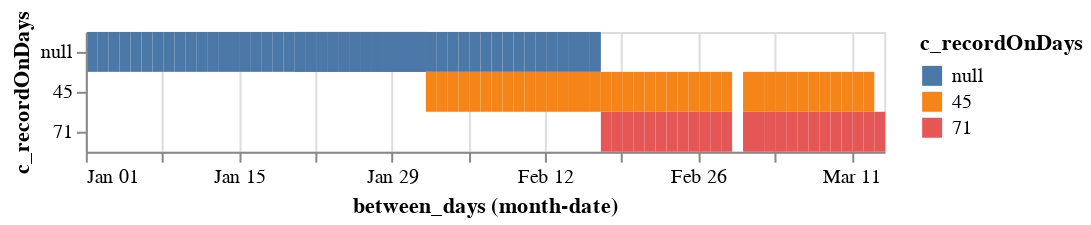

Notebook code for this chart:
### Code cell
# try plotting small overlap subset
alt.Chart(shmall_overlap).mark_rect().encode(
    y = alt.Y('c_recordOnDays:N'),
    x = alt.X('monthdate(between_days):T'),
    color = 'c_recordOnDays:N')

### Figure 1 — Vega-Lite specification as saved in the notebook (floating-point values rounded to 4 significant figures)
{"config": {"view": {"continuousWidth": 400, "continuousHeight": 300}}, "data": {"name": "data-bda0d61d3a4b7a7cfef2ae02ffb9d69b"}, "mark": "rect", "encoding": {"color": {"type": "nominal", "field": "c_recordOnDays"}, "x": {"type": "temporal", "field": "between_days", "timeUnit": "monthdate"}, "y": {"type": "nominal", "field": "c_recordOnDays"}}, "$schema": "https://vega.github.io/schema/vega-lite/v4.8.1.json", "datasets": {"data-bda0d61d3a4b7a7cfef2ae02ffb9d69b": [{"between_days": "2011-01-01T00:00:00", "c_recordOnDays": null}, {"between_days": "2011-01-02T00:00:00", "c_recordOnDays": null}, {"between_days": "2011-01-03T00:00:00", "c_recordOnDays": null}, {"between_days": "2011-01-04T00:00:00", "c_recordOnDays": null}, {"between_days": "2011-01-05T00:00:00", "c_recordOnDays": null}, {"between_days": "2011-01-06T00:00:00", "c_recordOnDays": null}, {"between_days": "2011-01-07T00:00:00", "c_recordOnDays": null}, {"between_days": "2011-01-08T00:00:00", "c_recordOnDays": null}, {"between_days": "2011-01-09T00:00:00", "c_recordOnDays": null}, {"between_days": "2011-01-10T00:00:00", "c_recordOnDays": null}, {"between_days": "2011-01-11T00:00:00", "c_recordOnDays": null}, {"between_days": "2011-01-12T00:00:00", "c_recordOnDays": null}, {"between_days": "2011-01-13T00:00:00", "c_recordOnDays": null}, {"between_days": "2011-01-14T00:00:00", "c_recordOnDays": null}, {"between_days": "2011-01-15T00:00:00", "c_recordOnDays": null}, {"between_days": "2011-01-16T00:00:00", "c_recordOnDays": null}, {"between_days": "2011-01-17T00:00:00", "c_recordOnDays": null}, {"between_days": "2011-01-18T00:00:00", "c_recordOnDays": null}, {"between_days": "2011-01-19T00:00:00", "c_recordOnDays": null}, {"between_days": "2011-01-20T00:00:00", "c_recordOnDays": null}, {"between_days": "2011-01-20T00:00:00", "c_recordOnDays": null}, {"between_days": "2011-01-21T00:00:00", "c_recordOnDays": null}, {"between_days": "2011-01-21T00:00:00", "c_recordOnDays": null}, {"between_days": "2011-01-22T00:00:00", "c_recordOnDays": null}, {"between_days": "2011-01-22T00:00:00", "c_recordOnDays": null}, {"between_days": "2011-01-23T00:00:00", "c_recordOnDays": null}, {"between_days": "2011-01-23T00:00:00", "c_recordOnDays": null}, {"between_days": "2011-01-24T00:00:00", "c_recordOnDays": null}, {"between_days": "2011-01-24T00:00:00", "c_recordOnDays": null}, {"between_days": "2011-01-25T00:00:00", "c_recordOnDays": null}, {"between_days": "2011-01-25T00:00:00", "c_recordOnDays": null}, {"between_days": "2011-01-26T00:00:00", "c_recordOnDays": null}, {"between_days": "2011-01-26T00:00:00", "c_recordOnDays": null}, {"between_days": "2011-01-27T00:00:00", "c_recordOnDays": null}, {"between_days": "2011-01-27T00:00:00", "c_recordOnDays": null}, {"between_days": "2011-01-28T00:00:00", "c_recordOnDays": null}, {"between_days": "2011-01-28T00:00:00", "c_recordOnDays": null}, {"between_days": "2011-01-29T00:00:00", "c_recordOnDays": null}, {"between_days": "2011-01-29T00:00:00", "c_recordOnDays": null}, {"between_days": "2011-01-30T00:00:00", "c_recordOnDays": null}, {"between_days": "2011-01-30T00:00:00", "c_recordOnDays": null}, {"between_days": "2011-01-31T00:00:00", "c_recordOnDays": null}, {"between_days": "2011-01-31T00:00:00", "c_recordOnDays": null}, {"between_days": "2011-02-01T00:00:00", "c_recordOnDays": null}, {"between_days": "2011-02-01T00:00:00", "c_recordOnDays": 45.0}, {"between_days": "2011-02-02T00:00:00", "c_recordOnDays": null}, {"between_days": "2011-02-02T00:00:00", "c_recordOnDays": 45.0}, {"between_days": "2011-02-03T00:00:00", "c_recordOnDays": null}, {"between_days": "2011-02-03T00:00:00", "c_recordOnDays": 45.0}, {"between_days": "2011-02-04T00:00:00", "c_recordOnDays": null}, {"between_days": "2011-02-04T00:00:00", "c_recordOnDays": 45.0}, {"between_days": "2011-02-05T00:00:00", "c_recordOnDays": null}, {"between_days": "2011-02-05T00:00:00", "c_recordOnDays": 45.0}, {"between_days": "2011-02-06T00:00:00", "c_recordOnDays": null}, {"between_days": "2011-02-06T00:00:00", "c_recordOnDays": 45.0}, {"between_days": "2011-02-07T00:00:00", "c_recordOnDays": null}, {"between_days": "2011-02-07T00:00:00", "c_recordOnDays": 45.0}, {"between_days": "2011-02-08T00:00:00", "c_recordOnDays": null}, {"between_days": "2011-02-08T00:00:00", "c_recordOnDays": 45.0}, {"between_days": "2011-02-09T00:00:00", "c_recordOnDays": null}, {"between_days": "2011-02-09T00:00:00", "c_recordOnDays": 45.0}, {"between_days": "2011-02-10T00:00:00", "c_recordOnDays": null}, {"between_days": "2011-02-10T00:00:00", "c_recordOnDays": 45.0}, {"between_days": "2011-02-11T00:00:00", "c_recordOnDays": null}, {"between_days": "2011-02-11T00:00:00", "c_recordOnDays": 45.0}, {"between_days": "2011-02-12T00:00:00", "c_recordOnDays": null}, {"between_days": "2011-02-12T00:00:00", "c_recordOnDays": 45.0}, {"between_days": "2011-02-13T00:00:00", "c_recordOnDays": null}, {"between_days": "2011-02-13T00:00:00", "c_recordOnDays": 45.0}, {"between_days": "2011-02-14T00:00:00", "c_recordOnDays": null}, {"between_days": "2011-02-14T00:00:00", "c_recordOnDays": 45.0}, {"between_days": "2011-02-15T00:00:00", "c_recordOnDays": null}, {"between_days": "2011-02-15T00:00:00", "c_recordOnDays": 45.0}, {"between_days": "2011-02-16T00:00:00", "c_recordOnDays": null}, {"between_days": "2011-02-16T00:00:00", "c_recordOnDays": 45.0}, {"between_days": "2011-02-17T00:00:00", "c_recordOnDays": 71.0}, {"between_days": "2011-02-17T00:00:00", "c_recordOnDays": 45.0}, {"between_days": "2011-02-18T00:00:00", "c_recordOnDays": 71.0}, {"between_days": "2011-02-18T00:00:00", "c_recordOnDays": 45.0}, {"between_days": "2011-02-19T00:00:00", "c_recordOnDays": 71.0}, {"between_days": "2011-02-19T00:00:00", "c_recordOnDays": 45.0}, {"between_days": "2011-02-20T00:00:00", "c_recordOnDays": 71.0}, {"between_days": "2011-02-20T00:00:00", "c_recordOnDays": 45.0}, {"between_days": "2011-02-21T00:00:00", "c_recordOnDays": 71.0}, {"between_days": "2011-02-21T00:00:00", "c_recordOnDays": 45.0}, {"between_days": "2011-02-22T00:00:00", "c_recordOnDays": 71.0}, {"between_days": "2011-02-22T00:00:00", "c_recordOnDays": 45.0}, {"between_days": "2011-02-23T00:00:00", "c_recordOnDays": 71.0}, {"between_days": "2011-02-23T00:00:00", "c_recordOnDays": 45.0}, {"between_days": "2011-02-24T00:00:00", "c_recordOnDays": 71.0}, {"between_days": "2011-02-24T00:00:00", "c_recordOnDays": 45.0}, {"between_days": "2011-02-25T00:00:00", "c_recordOnDays": 71.0}, {"between_days": "2011-02-25T00:00:00", "c_recordOnDays": 45.0}, {"between_days": "2011-02-26T00:00:00", "c_recordOnDays": 71.0}, {"between_days": "2011-02-26T00:00:00", "c_recordOnDays": 45.0}, {"between_days": "2011-02-27T00:00:00", "c_recordOnDays": 71.0}, {"between_days": "2011-02-27T00:00:00", "c_recordOnDays": 45.0}, {"between_days": "2011-02-28T00:00:00", "c_recordOnDays": 71.0}, {"between_days": "2011-02-28T00:00:00", "c_recordOnDays": 45.0}, {"between_days": "2011-03-01T00:00:00", "c_recordOnDays": 71.0}, {"between_days": "2011-03-01T00:00:00", "c_recordOnDays": 45.0}, {"between_days": "2011-03-02T00:00:00", "c_recordOnDays": 71.0}, {"between_days": "2011-03-02T00:00:00", "c_recordOnDays": 45.0}, {"between_days": "2011-03-03T00:00:00", "c_recordOnDays": 71.0}, {"between_days": "2011-03-03T00:00:00", "c_recordOnDays": 45.0}, {"between_days": "2011-03-04T00:00:00", "c_recordOnDays": 71.0}, {"between_days": "2011-03-04T00:00:00", "c_recordOnDays": 45.0}, {"between_days": "2011-03-05T00:00:00", "c_recordOnDays": 71.0}, {"between_days": "2011-03-05T00:00:00", "c_recordOnDays": 45.0}, {"between_days": "2011-03-06T00:00:00", "c_recordOnDays": 71.0}, {"between_days": "2011-03-06T00:00:00", "c_recordOnDays": 45.0}, {"between_days": "2011-03-07T00:00:00", "c_recordOnDays": 71.0}, {"between_days": "2011-03-07T00:00:00", "c_recordOnDays": 45.0}, {"between_days": "2011-03-08T00:00:00", "c_recordOnDays": 71.0}, {"between_days": "2011-03-08T00:00:00", "c_recordOnDays": 45.0}, {"between_days": "2011-03-09T00:00:00", "c_recordOnDays": 71.0}, {"between_days": "2011-03-09T00:00:00", "c_recordOnDays": 45.0}, {"between_days": "2011-03-10T00:00:00", "c_recordOnDays": 71.0}, {"between_days": "2011-03-10T00:00:00", "c_recordOnDays": 45.0}, {"between_days": "2011-03-11T00:00:00", "c_recordOnDays": 71.0}, {"between_days": "2011-03-11T00:00:00", "c_recordOnDays": 45.0}, {"between_days": "2011-03-12T00:00:00", "c_recordOnDays": 71.0}, {"between_days": "2011-03-12T00:00:00", "c_recordOnDays": 45.0}, {"between_days": "2011-03-13T00:00:00", "c_recordOnDays": 71.0}]}}
